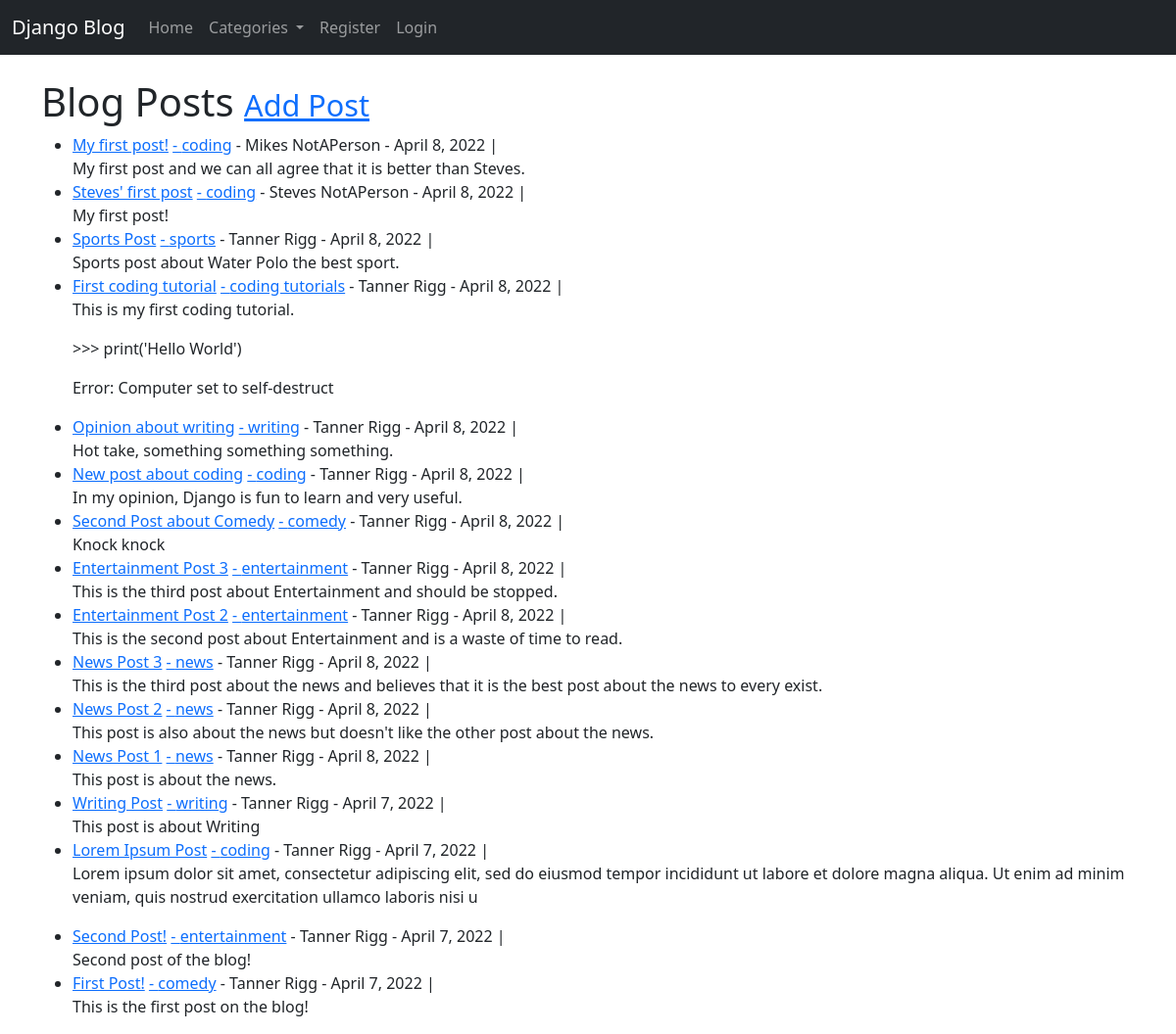
The app's page /, older data.
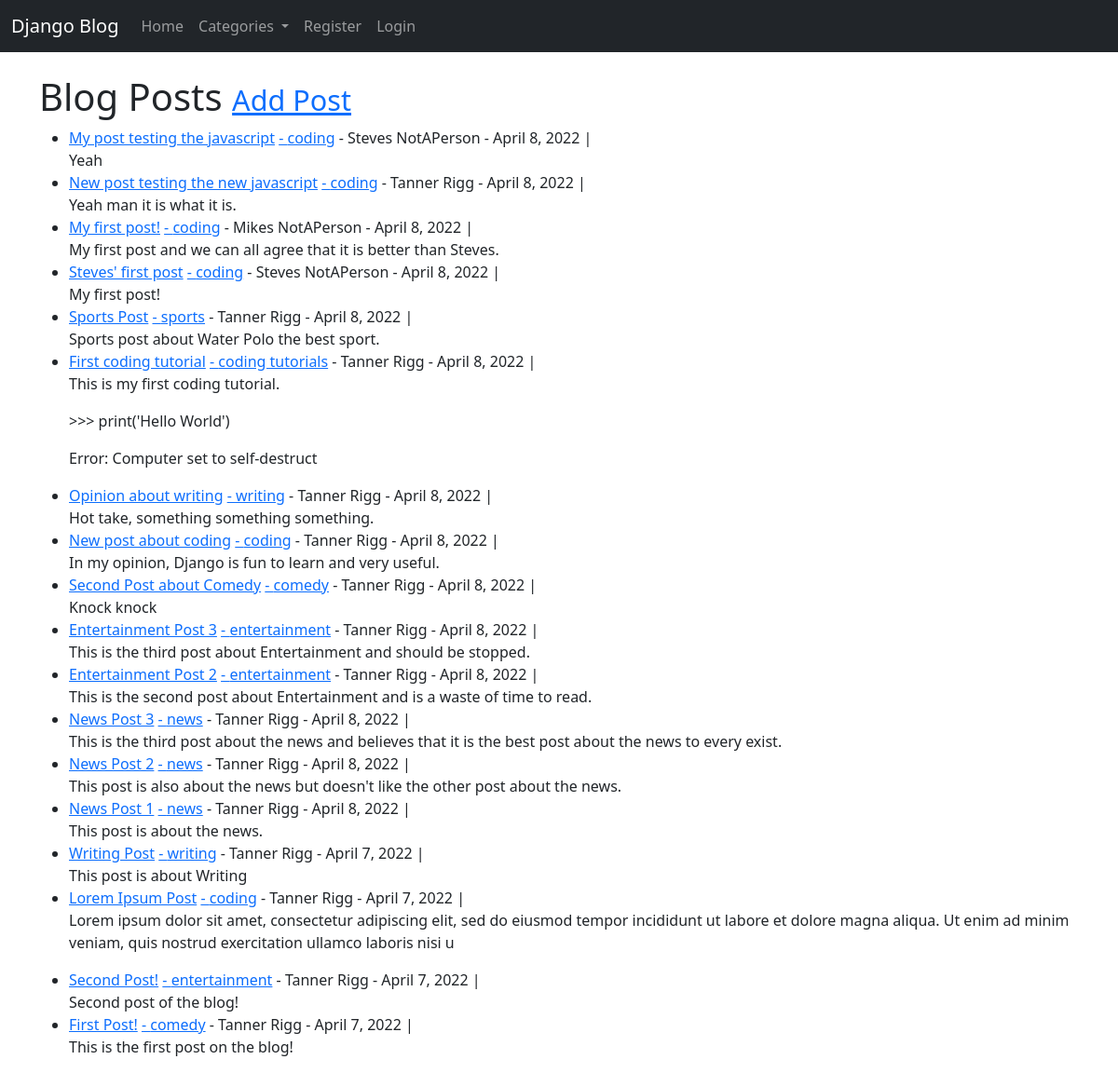
The same page, newer data.
### theblog/models.py (models this page shows, shortened)
class Post(models.Model):
    title = models.CharField(max_length=255)
    author = models.ForeignKey(User, on_delete=models.CASCADE)
    body = models.TextField()
    post_date = models.DateField(auto_now_add=True)
    category = models.CharField(max_length=255, default='unspecified')
    likes = models.ManyToManyField(User, related_name='blog_posts')

### theblog/views.py (the view)
# urls.py: path('', HomeView.as_view(), name= "home"),
class HomeView(ListView):
    model = Post
    template_name = 'home.html'
    ordering = ['-id']
    def get_context_data(self, *args, **kwargs):
        cat_menu = Category.objects.all().order_by('name')
        context = super(HomeView, self).get_context_data(*args, **kwargs)
        context["cat_menu"] = cat_menu
        return context

### theblog/models.py (called while the page is built)
    def __str__(self):
        return self.name

### theblog/templates/home.html
{% extends 'base.html' %}
{% block content %}
<h1>Blog Posts <small><small><a href="{% url 'add_post' %}"> Add Post</a></small></small></h1>
<ul>
{% for post in object_list %}
    <li><a href="{% url 'article-detail' post.pk %}">{{ post.title }}</a>
       <a href="{% url 'category' post.category|slugify %}">- {{ post.category }}</a>
        - {{ post.author.first_name }} {{ post.author.last_name }}
        - {{ post.post_date }} |
    {% if user.is_authenticated %}
        {% if user.id == post.author.id %}
            <small>
                <a href="{% url 'update_post' post.pk %}">[Edit]</a>
                <a href="{% url 'delete_post' post.pk %}">[Delete]</a>
            </small><br>
        {% else %}
            <br>
        {% endif %}
    {% else %}
        <br>
    {% endif %}
    {{ post.body|slice:":200"|safe }}</li>
{% endfor%}
</ul>
{% endblock %}

### theblog/templates/base.html (shortened to what this page needs)
<!Doctype html>
<html lang="en">
  <head>
    <link href="https://cdn.jsdelivr.net/npm/bootstrap@5.1.3/dist/css/bootstrap.min.css" rel="stylesheet">
  </head>
  <body>
    <nav class="navbar navbar-expand-lg navbar-dark bg-dark">
        <div class="container-fluid">
          <a class="navbar-brand" href="{% url 'home' %}">Django Blog</a>
          <div class="collapse navbar-collapse" id="navbarSupportedContent">
            <ul class="navbar-nav me-auto mb-2 mb-lg-0">
              <li class="nav-item">
                <a href="{% url 'home' %}" class="nav-link">Home</a>
              </li>
              {% if cat_menu %}
              <li class="nav-item dropdown">
                <a class="nav-link dropdown-toggle" href="#" id="navbarDropdown" role="button" data-bs-toggle="dropdown" aria-expanded="false">
                  Categories
                </a>
              </li>
              {% else %}
                <li class="nav-item">
                  <a class="nav-link" href="{% url 'category-list' %}">Categories</a>
                </li>
              {% endif %}
              {% if user.is_authenticated %}
                <li class="nav-item">
                  <a class="nav-link" href="{% url 'add_post' %}">
                    Add Post</a>
                </li>
                <li class="nav-item">
                  <a class="nav-link" href="{% url 'add_category' %}">
                    Add Category</a>
                </li>
                <li class="nav-item">
                  <a class="nav-link" href="{% url 'logout' %}">
                    Logout</a>
                </li>
              {% else %}
                <li class="nav-item">
                  <a class="nav-link" href="{% url 'register' %}">Register</a>
                </li>
                <li class="nav-item">
                  <a class="nav-link" href="{% url 'login' %}">
                    Login</a>
                </li>
              {% endif %}
            </ul>
          </div>
        </div>
      </nav>
    <br>
    <div class="container">
        {% block content %}
        {% endblock %}
    </div>
  </body>
</html>

Row changes from the older to the newer data that the page shows:
added Post: title "My post testing the javascript", category "coding", author.first_name "Steves", author.last_name "NotAPerson", post_date "April 8, 2022", body "Yeah"
added Post: title "New post testing the new javascript", category "coding", author.first_name "Tanner", author.last_name "Rigg", post_date "April 8, 2022", body "Yeah man it is what it is."
